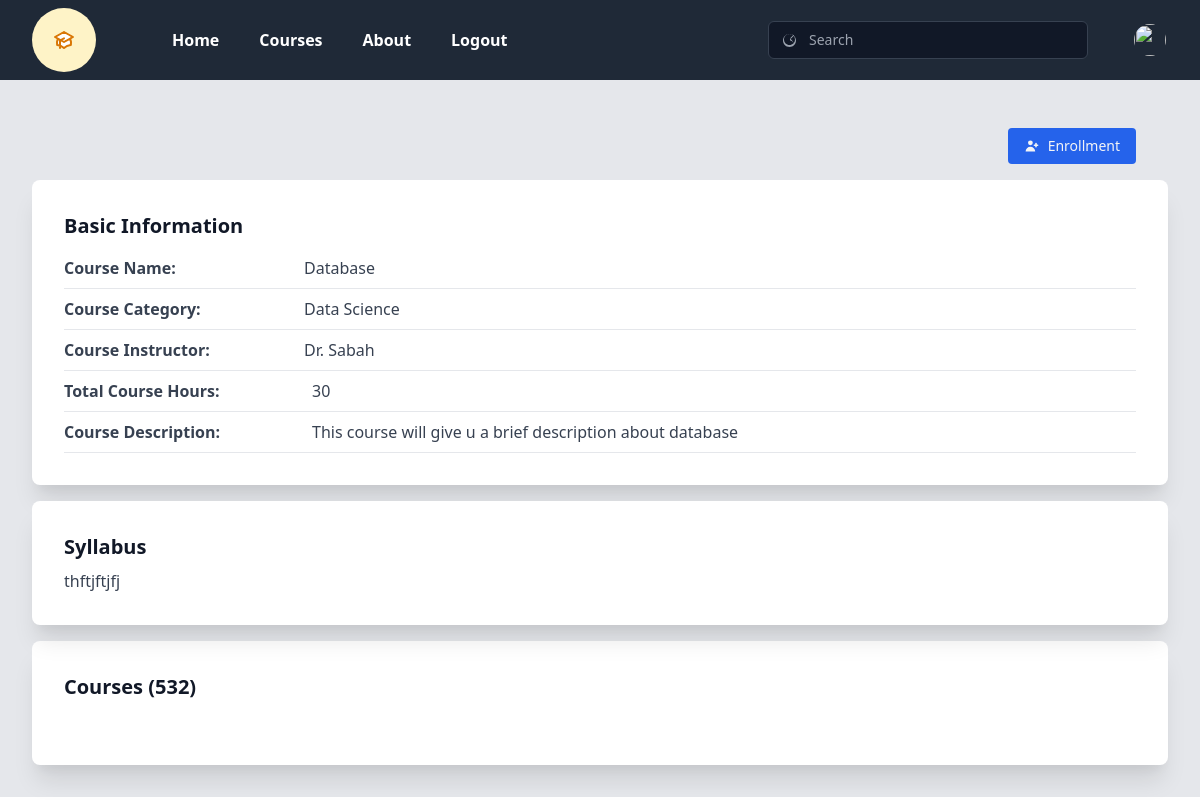
/course/1 (signed in), run on the app's committed database.
### tables this page shows
CREATE TABLE courses (
	course_id INTEGER NOT NULL, 
	course_category VARCHAR(50) NOT NULL, 
	course_name VARCHAR(120) NOT NULL, 
	course_description VARCHAR(500) NOT NULL, 
	course_image VARCHAR(20), 
	total_course_hours VARCHAR(120) NOT NULL, 
	course_instructor VARCHAR(120) NOT NULL, 
	course_syllabus VARCHAR(2000) NOT NULL, 
	PRIMARY KEY (course_id)
);

### main.py (the view)
@app.route("/course/<int:course_id>")
def course(course_id):
    course = courses.query.get_or_404(course_id)
    return render_template('course.html', course=course)

### main.py (called while the page is built)
@login_manager.user_loader
def load_user(student_id):
    return Students.query.get(int(student_id))

### templates/course.html (shortened to what this page needs)
{% extends 'base.html' %}
{% block content %}
    {{super() }}
    <div class="h-full bg-gray-200 p-8">
            <div class=" text-left flex-1 flex flex-col items-center lg:items-end justify-end px-8 mt-2">
                <div class="flex items-center space-x-4 mt-2">
                  <a href="{{url_for('enroll', course_id=course.course_id)}}">
                    <button class="flex items-center bg-blue-600 hover:bg-blue-700 text-gray-100 px-4 py-2 rounded text-sm space-x-2 transition duration-100">
                        <svg xmlns="http://www.w3.org/2000/svg" class="h-4 w-4" viewBox="0 0 20 20" fill="currentColor">
                            <path d="M8 9a3 3 0 100-6 3 3 0 000 6zM8 11a6 6 0 016 6H2a6 6 0 016-6zM16 7a1 1 0 10-2 0v1h-1a1 1 0 100 2h1v1a1 1 0 102 0v-1h1a1 1 0 100-2h-1V7z"></path>
                        </svg>
                        <span>Enrollment</span>
                    </button>
                    </a>
                </div>
            </div>
        <div class="my-4 flex flex-col 2xl:flex-row space-y-4 2xl:space-y-0 2xl:space-x-4">
            <div class="w-full flex flex-col 2xl:w-1/3">
                <div class="flex-1 bg-white rounded-lg shadow-xl p-8">
                    <h4 class="text-xl text-gray-900 font-bold">Basic Information</h4>
                    <ul class="mt-2 text-gray-700">
                        <li class="flex border-b py-2">
                            <span class="font-bold w-60">Course Name: </span>
                            <span class="text-gray-700">{{ course.course_name }}</span>
                        </li>
                        <li class="flex border-b py-2">
                            <span class="font-bold w-60">Course Category: </span>
                            <span class="text-gray-700">{{ course.course_category }}</span>
                        </li>
                        <li class="flex border-b py-2">
                            <span class="font-bold w-60">Course Instructor: </span>
                            <span class="text-gray-700"> {{ course.course_instructor }}</span>
                        </li>
                        <li class="flex items-center border-b py-2 space-x-2">
                            <span class="font-bold w-60">Total Course Hours: </span>
                            <span class="text-gray-700">  {{ course.total_course_hours}}</span>
                        </li>
                        <li class="flex items-center border-b py-2 space-x-2">
                            <span class="font-bold w-60">Course Description: </span>
                            <span class="text-gray-700">  {{ course.course_description}}</span>
                        </li>
                    </ul>
                </div>
            </div>
            <div class="flex flex-col w-full 2xl:w-2/3">
                <div class="flex-1 bg-white rounded-lg shadow-xl p-8">
                    <h4 class="text-xl text-gray-900 font-bold">Syllabus</h4>
                    <p class="mt-2 text-gray-700">{{ course.course_syllabus}}</p>
                </div>
            </div>
        </div>
        <div class="bg-white rounded-lg shadow-xl p-8">
            <div class="flex items-center justify-between">
                <h4 class="text-xl text-gray-900 font-bold">Courses (532)</h4>
            </div>
        </div>
    </div>
 {% endblock %}

### data on the page
courses: course_name "Database", course_category "Data Science", course_instructor "Dr. Sabah", total_course_hours "30", course_description "This course will give u a brief description about database", course_syllabus "thftjftjfj"
